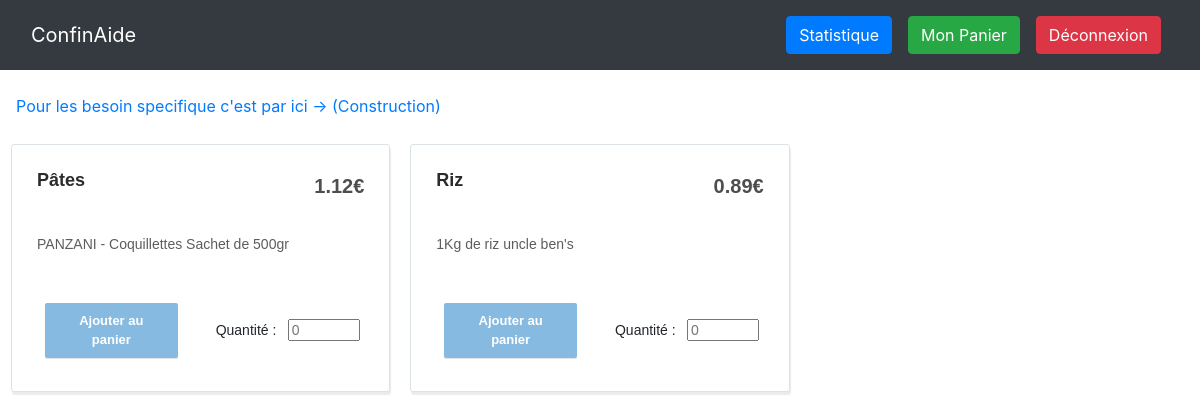
Page /ConfinAide/commandes/ on the earlier database version.
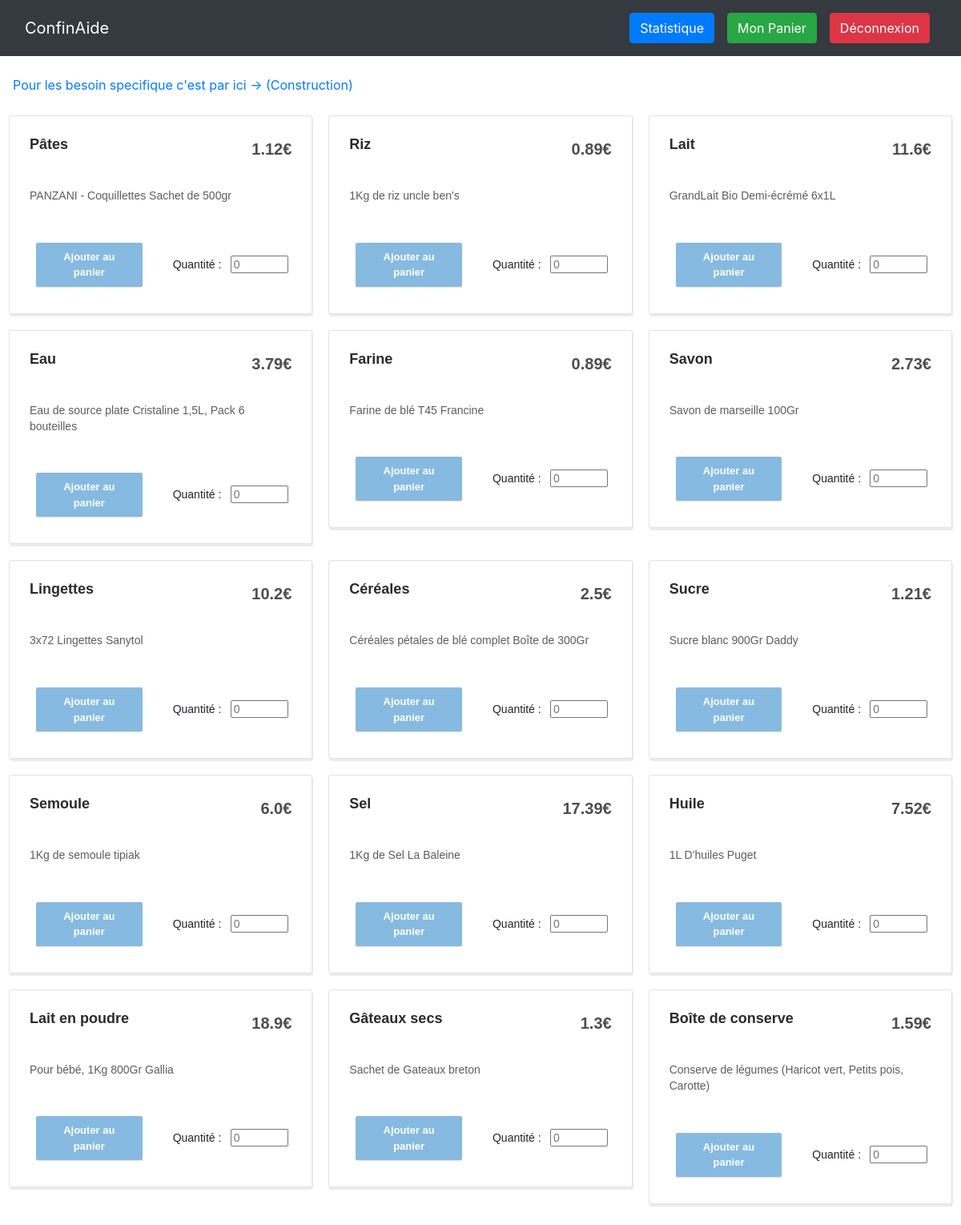
Same page on the later database version.
### ConfinAide/models.py (models this page shows, shortened)
class Produit(models.Model):
    name = models.CharField(primary_key = True, max_length = 20)
    name_Pretty = models.CharField(max_length = 50)
    prix = models.FloatField()
    desc = models.CharField(max_length = 250)

### ConfinAide/views.py (the view)
# urls.py: path('commandes/', views.commandes, name='commandes'),
def commandes(request):
    if request.method == "GET":
        c = list()
        e = list()
        i = 0
        for p in [o.name for o in Produit.objects.all()]:
                if i == 3:
                    i = 0
                    c.append(e)
                    e = list()
                produit = Produit.objects.get(name=p)
                e.append({"name": p , "namePretty" : produit.name_Pretty, "prix": produit.prix , "desc" : produit.desc})
                i += 1
        if e not in c : c.append(e)
        return render(request, "listProduit.html", {"produits" : c})
    if request.method == "POST":
        if commande.Validation(request):
            return HttpResponseRedirect(reverse("panier"))
        else:
            return HttpResponse("Echec de la commande<br><a href='/ConfinAide/panier/'>Retour au panier</a>")

### templates/listProduit.html (shortened to what this page needs)
{% load static from static %}
<!DOCTYPE html>
<html>
<head>
    <link rel="stylesheet" href="{% static 'assets/bootstrap/css/bootstrap.min.css'%}">
    <link rel="stylesheet" href="{% static 'assets/css/Pretty-Login-Form.css'%}">
    <link rel="stylesheet" href="{% static 'assets/css/Pretty-Product-List.css'%}">
    <link rel="stylesheet" href="{% static 'assets/css/Pretty-Registration-Form.css'%}">
    <link rel="stylesheet" href="{% static 'assets/css/styles.css'%}">
</head>
<body>
    <nav class="navbar navbar-dark navbar-expand-md bg-dark">
        <div class="container-fluid"><a class="navbar-brand" href="/ConfinAide/connexion/">ConfinAide</a>
            <div class="collapse navbar-collapse d-md-flex d-lg-flex d-xl-flex justify-content-md-end justify-content-lg-end justify-content-xl-end"
                id="navcol-1">
                <ul class="nav navbar-nav">
                    <li class="nav-item" role="presentation"><a href="/ConfinAide/statistique/"><button class="btn btn-primary margin-right" type="button">Statistique</button></a></li>
                    <li class="nav-item" role="presentation"><a href="/ConfinAide/panier/"><button class="btn btn-success d-lg-flex" type="button">Mon Panier</button><a></li>
                    <li class="nav-item" role="presentation"><a href="/ConfinAide/deconnexion/"><button class="btn btn-danger d-lg-flex" type="button">Déconnexion</button><a></li>
                </ul>
            </div>
        </div>
    </nav>
    <br>
    <div class="">
        <a href="/ConfinAide/commandes_specifique/" style="margin-left: 1rem;">Pour les besoin specifique c'est par ici -> (Construction)</a>
    </div>
    <div class="center">
        {%for r in produits%}
        <div class="row product-list">
            {%for p in r%}
            <div class="col-sm-6 col-md-4 product-item">
                <div class="product-container">
                    <div class="row">
                        <div class="col-8">
                            <h2><a href="#">{{p.namePretty}}</a></h2>
                        </div>
                        <div class="col-4">
                            <p class="product-price">{{p.prix}}€</p>
                        </div>
                    </div>
                    <div class="row">
                        <div class="col-12">
                            <p class="product-description">{{p.desc}}<br><br></p>
                            <form action="/ConfinAide/panier/" method="POST">{% csrf_token %}
                                <div class="row">
                                    <div class="col-6"><button class="btn btn-light" type="submit">Ajouter au panier</button></div>
                                    <div class="col-6"><label class="quantity">Quantité :&nbsp;</label><input type="number" name="q" id="q" class="quantity" min="1" placeholder="0"></div>
                                </div>
                            </form>
                        </div>
                    </div>
                </div>
            </div>
            {%endfor%}
        </div>
        {%endfor%}
    </div>
</body>
</html>

### static/assets/css/Pretty-Login-Form.css (style rules this page uses)
.quantity { width: 4.5rem; margin-top: 1.5rem; }

### static/assets/css/Pretty-Product-List.css (style rules this page uses)
.product-item { padding: 10px; }
.product-item .product-container { text-align: left; font: normal 14px sans-serif; background-color: #ffffff; border: 1px solid #dbe3e7; border-radius: 3px; box-shadow: 1px 3px 1px rgba(0, 0, 0, 0.08); padding: 25px; }
.product-item h2 { font-size: 18px; white-space: nowrap; overflow: hidden; text-overflow: ellipsis; max-width: 200px; font-weight: 800; }
.product-item h2 a { text-decoration: none; color: #2b2b2b; }
.product-item p.product-description { margin-top: 20px; color: #5d5d5d; line-height: 1.45; white-space: normal; margin-bottom: 20px; }
.product-item button { border-radius: 2px; background: #87bae1; box-shadow: 0 1px 1px rgba(0, 0, 0, 0.12); border: 0; color: #ffffff; font-weight: bold; font-size: 13px; padding: 8px 20px; }
.product-item .product-price { color: #4e4e4e; font-weight: bold; font-size: 20px; padding-top: 5px; text-align: right; }

### static/assets/css/styles.css (style rules this page uses)
.btn { margin: 0.5rem; }
.center { margin: 1rem; }

Differences in the rows shown:
added Produit: namePretty "Lait", prix "11.6", desc "GrandLait Bio Demi-écrémé 6x1L"
added Produit: namePretty "Eau", prix "3.79", desc "Eau de source plate Cristaline 1,5L, Pack 6 bouteilles"
added Produit: namePretty "Farine", prix "0.89", desc "Farine de blé T45 Francine"
added Produit: namePretty "Savon", prix "2.73", desc "Savon de marseille 100Gr"
added Produit: namePretty "Lingettes", prix "10.2", desc "3x72 Lingettes Sanytol"
added Produit: namePretty "Céréales", prix "2.5", desc "Céréales pétales de blé complet Boîte de 300Gr"
added Produit: namePretty "Sucre", prix "1.21", desc "Sucre blanc 900Gr Daddy"
added Produit: namePretty "Semoule", prix "6.0", desc "1Kg de semoule tipiak"
added Produit: namePretty "Sel", prix "17.39", desc "1Kg de Sel La Baleine"
added Produit: namePretty "Huile", prix "7.52", desc "1L D'huiles Puget"
added Produit: namePretty "Lait en poudre", prix "18.9", desc "Pour bébé, 1Kg 800Gr Gallia"
added Produit: namePretty "Gâteaux secs", prix "1.3", desc "Sachet de Gateaux breton"
added Produit: namePretty "Boîte de conserve", prix "1.59", desc "Conserve de légumes (Haricot vert, Petits pois, Carotte)"
Other differences:
new list line: "€ Ajouter au panier Quantité : "
new list line: "€ Ajouter au panier Quantité :  € Ajouter au panier Quantité :  € Ajouter au panier Quantité : "
